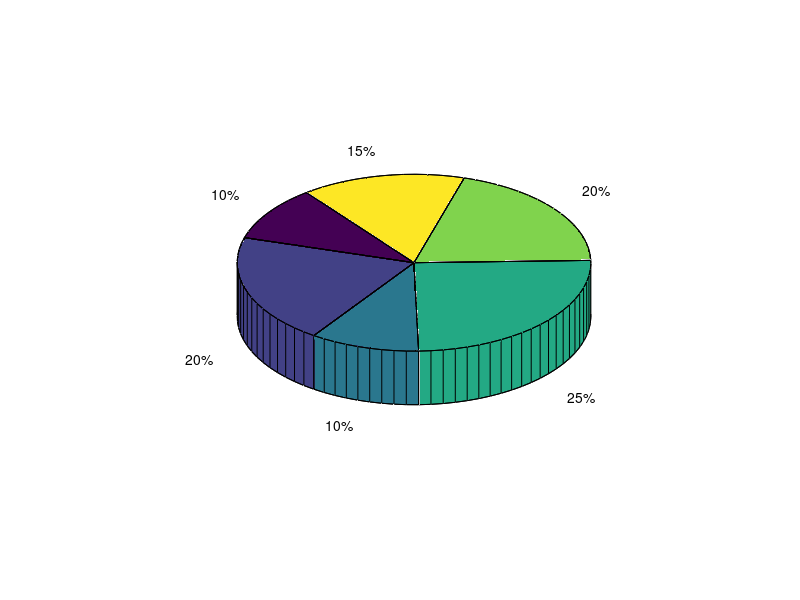

This figure's MATLAB source:
X = [84 76 54 90 52 73 11 80 62 58];
Y = sort(X); %ascending by default
Y1 = sort(X, 'descend');
Y3 = max(X);
Y4 = min(X);
Y5 = mean(X);
Y6=median(X); %media a 2 elem din mijloc, sortate
Y7 = std(X); %standard deviation
Y8 = Y7^2; %square of std = variance

%graph

% bar([7 3 5 9]); %bargraph

bat = [75 144 114 102 108; 90 126 102 84 126; 96 114 75 105 136];

% bar([1992 1993 1994], bat, 'group');


%data4

p = [10 20 10 25 20 15];
sum(p); %sum = 100
%pie(p);
pie3(p);

%if the sum is not 100 it will do the math itself
